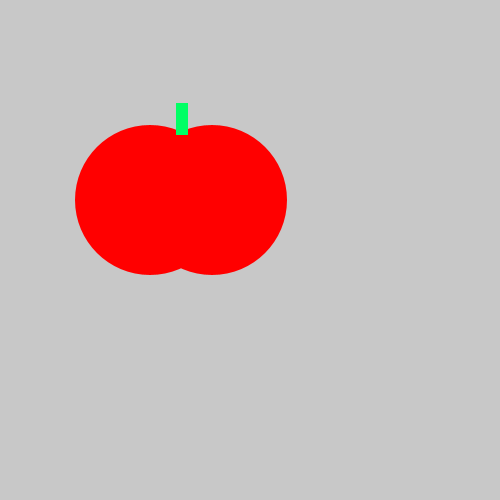
Frame 1 (no input)
Frame 60 (the mouse pressed at the canvas centre just before this capture): identical to frame 1, image omitted
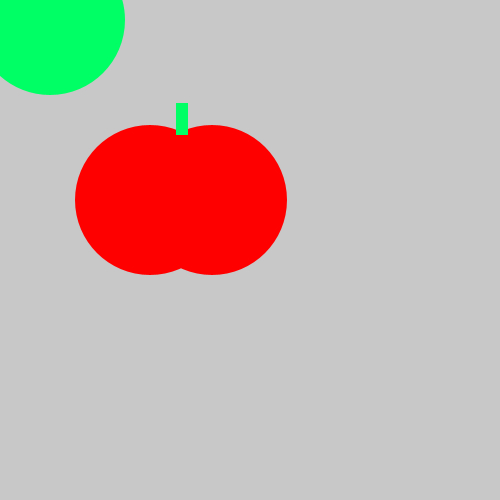
Frame 120 (the mouse held since frame 60 and released just before this capture)

The Processing sketch that drew these frames (run headless with seeded random() and noise(); from frame 60 on, the mouse is pressed at the canvas centre):

// Processing sketch: tomatos
// ── tomatos.pde
void   setup()   {
    size (500,   500);
}
void   draw()   {
      background(200,   200,   200);
      noStroke();
      fill(266,0,0);
      ellipse(150,   200,   150,   150);       
      ellipse(212,   200,   150,   150);   
      fill(0,266,100);
      rect(176,   103,   12,   32);
      if(mousePressed){
      
      ellipse(50, 20, 150, 150);
      }
      }
      
